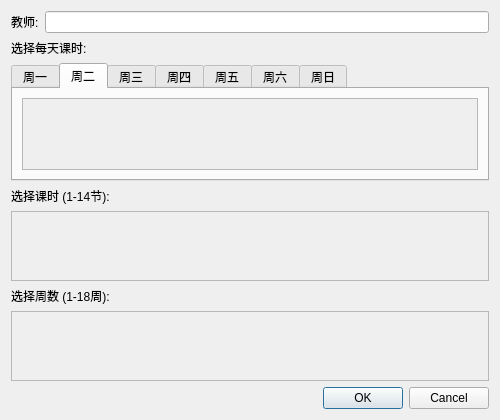
<?xml version="1.0" encoding="UTF-8"?>
<ui version="4.0">
 <class>ClassTimeDialog</class>
 <widget class="QDialog" name="ClassTimeDialog">
  <property name="geometry">
   <rect>
    <x>0</x>
    <y>0</y>
    <width>500</width>
    <height>400</height>
   </rect>
  </property>
  <property name="windowTitle">
   <string>设置上课时间和周数</string>
  </property>
  <layout class="QVBoxLayout" name="verticalLayout">
   <item>
    <layout class="QFormLayout" name="formLayout">
     <item row="0" column="0">
      <widget class="QLabel" name="label_teacher">
       <property name="text">
        <string>教师:</string>
       </property>
      </widget>
     </item>
     <item row="0" column="1">
      <widget class="QLineEdit" name="lineEdit_teacher"/>
     </item>
    </layout>
   </item>
   <item>
    <widget class="QLabel" name="label_weekday">
     <property name="text">
      <string>选择每天课时:</string>
     </property>
    </widget>
   </item>
   <item>
    <widget class="QTabWidget" name="tabWidget_weekdays">
     <property name="currentIndex">
      <number>1</number>
     </property>
     <widget class="QWidget" name="tab_monday">
      <attribute name="title">
       <string>周一</string>
      </attribute>
      <layout class="QVBoxLayout" name="verticalLayout_monday">
       <item>
        <widget class="QScrollArea" name="scrollArea_monday">
         <property name="widgetResizable">
          <bool>true</bool>
         </property>
         <widget class="QWidget" name="scrollAreaWidgetContents_monday">
          <property name="geometry">
           <rect>
            <x>0</x>
            <y>0</y>
            <width>470</width>
            <height>57</height>
           </rect>
          </property>
          <layout class="QGridLayout" name="gridLayout_monday"/>
         </widget>
        </widget>
       </item>
      </layout>
     </widget>
     <widget class="QWidget" name="tab_tuesday">
      <attribute name="title">
       <string>周二</string>
      </attribute>
      <layout class="QVBoxLayout" name="verticalLayout_tuesday">
       <item>
        <widget class="QScrollArea" name="scrollArea_tuesday">
         <property name="widgetResizable">
          <bool>true</bool>
         </property>
         <widget class="QWidget" name="scrollAreaWidgetContents_tuesday">
          <property name="geometry">
           <rect>
            <x>0</x>
            <y>0</y>
            <width>470</width>
            <height>57</height>
           </rect>
          </property>
          <layout class="QGridLayout" name="gridLayout_tuesday"/>
         </widget>
        </widget>
       </item>
      </layout>
     </widget>
     <widget class="QWidget" name="tab_wednesday">
      <attribute name="title">
       <string>周三</string>
      </attribute>
      <layout class="QVBoxLayout" name="verticalLayout_wednesday">
       <item>
        <widget class="QScrollArea" name="scrollArea_wednesday">
         <property name="widgetResizable">
          <bool>true</bool>
         </property>
         <widget class="QWidget" name="scrollAreaWidgetContents_wednesday">
          <property name="geometry">
           <rect>
            <x>0</x>
            <y>0</y>
            <width>470</width>
            <height>57</height>
           </rect>
          </property>
          <layout class="QGridLayout" name="gridLayout_wednesday"/>
         </widget>
        </widget>
       </item>
      </layout>
     </widget>
     <widget class="QWidget" name="tab_thursday">
      <attribute name="title">
       <string>周四</string>
      </attribute>
      <layout class="QVBoxLayout" name="verticalLayout_thursday">
       <item>
        <widget class="QScrollArea" name="scrollArea_thursday">
         <property name="widgetResizable">
          <bool>true</bool>
         </property>
         <widget class="QWidget" name="scrollAreaWidgetContents_thursday">
          <property name="geometry">
           <rect>
            <x>0</x>
            <y>0</y>
            <width>470</width>
            <height>57</height>
           </rect>
          </property>
          <layout class="QGridLayout" name="gridLayout_thursday"/>
         </widget>
        </widget>
       </item>
      </layout>
     </widget>
     <widget class="QWidget" name="tab_friday">
      <attribute name="title">
       <string>周五</string>
      </attribute>
      <layout class="QVBoxLayout" name="verticalLayout_friday">
       <item>
        <widget class="QScrollArea" name="scrollArea_friday">
         <property name="widgetResizable">
          <bool>true</bool>
         </property>
         <widget class="QWidget" name="scrollAreaWidgetContents_friday">
          <property name="geometry">
           <rect>
            <x>0</x>
            <y>0</y>
            <width>470</width>
            <height>57</height>
           </rect>
          </property>
          <layout class="QGridLayout" name="gridLayout_friday"/>
         </widget>
        </widget>
       </item>
      </layout>
     </widget>
     <widget class="QWidget" name="tab_saturday">
      <attribute name="title">
       <string>周六</string>
      </attribute>
      <layout class="QVBoxLayout" name="verticalLayout_saturday">
       <item>
        <widget class="QScrollArea" name="scrollArea_saturday">
         <property name="widgetResizable">
          <bool>true</bool>
         </property>
         <widget class="QWidget" name="scrollAreaWidgetContents_saturday">
          <property name="geometry">
           <rect>
            <x>0</x>
            <y>0</y>
            <width>470</width>
            <height>57</height>
           </rect>
          </property>
          <layout class="QGridLayout" name="gridLayout_saturday"/>
         </widget>
        </widget>
       </item>
      </layout>
     </widget>
     <widget class="QWidget" name="tab_sunday">
      <attribute name="title">
       <string>周日</string>
      </attribute>
      <layout class="QVBoxLayout" name="verticalLayout_sunday">
       <item>
        <widget class="QScrollArea" name="scrollArea_sunday">
         <property name="widgetResizable">
          <bool>true</bool>
         </property>
         <widget class="QWidget" name="scrollAreaWidgetContents_sunday">
          <property name="geometry">
           <rect>
            <x>0</x>
            <y>0</y>
            <width>470</width>
            <height>57</height>
           </rect>
          </property>
          <layout class="QGridLayout" name="gridLayout_sunday"/>
         </widget>
        </widget>
       </item>
      </layout>
     </widget>
    </widget>
   </item>
   <item>
    <widget class="QLabel" name="label_classes">
     <property name="text">
      <string>选择课时 (1-14节):</string>
     </property>
    </widget>
   </item>
   <item>
    <widget class="QScrollArea" name="scrollArea_classes">
     <property name="widgetResizable">
      <bool>true</bool>
     </property>
     <widget class="QWidget" name="scrollAreaWidgetContents_classes">
      <property name="geometry">
       <rect>
        <x>0</x>
        <y>0</y>
        <width>486</width>
        <height>92</height>
       </rect>
      </property>
      <layout class="QGridLayout" name="gridLayout_classes"/>
     </widget>
    </widget>
   </item>
   <item>
    <widget class="QLabel" name="label_weeks">
     <property name="text">
      <string>选择周数 (1-18周):</string>
     </property>
    </widget>
   </item>
   <item>
    <widget class="QScrollArea" name="scrollArea_weeks">
     <property name="widgetResizable">
      <bool>true</bool>
     </property>
     <widget class="QWidget" name="scrollAreaWidgetContents_weeks">
      <property name="geometry">
       <rect>
        <x>0</x>
        <y>0</y>
        <width>486</width>
        <height>92</height>
       </rect>
      </property>
      <layout class="QGridLayout" name="gridLayout_weeks"/>
     </widget>
    </widget>
   </item>
   <item>
    <widget class="QDialogButtonBox" name="buttonBox">
     <property name="standardButtons">
      <set>QDialogButtonBox::StandardButton::Cancel|QDialogButtonBox::StandardButton::Ok</set>
     </property>
    </widget>
   </item>
  </layout>
 </widget>
 <resources/>
 <connections/>
</ui>
